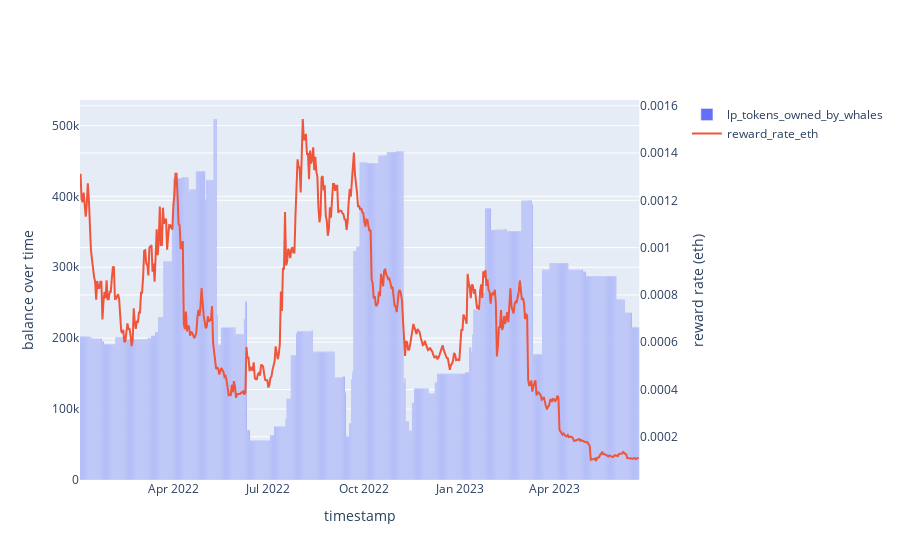

The cell this chart's notebook holds for it:
### Code cell
# stETH_ETH_apr_df = functions.read_file('daily_snapshots/0xDC24316b9AE028F1497c275EB9192a3Ea0f67022_apr_df.csv')
functions.aggregate_whale_behavior(transfer_df, stETH_ETH_incentive_rewards_df, stETH_ETH_apr_df)

### Figure 1 — Plotly figure (JSON) as saved in the notebook; plotly's stock layout.template omitted (floating-point values rounded to 4 significant figures; data arrays with more than 128 entries replaced by an {"elided": "..."} marker saying what was removed)
{"data": [{"name": "lp_tokens_owned_by_whales", "type": "bar", "x": {"elided": "536 str values"}, "xaxis": "x", "y": {"elided": "536 float values"}, "yaxis": "y"}, {"name": "reward_rate_eth", "type": "scatter", "x": {"elided": "536 str values"}, "xaxis": "x", "y": {"elided": "536 float values"}, "yaxis": "y2"}], "layout": {"xaxis": {"anchor": "y", "domain": [0, 0.94], "title": {"text": "timestamp"}}, "yaxis": {"anchor": "x", "domain": [0, 1], "title": {"text": "balance over time"}}, "yaxis2": {"anchor": "x", "overlaying": "y", "side": "right", "title": {"text": "reward rate (eth)"}}}}
